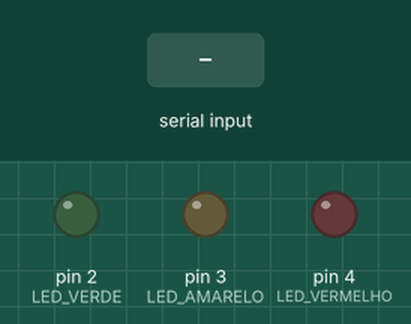
Recording of a sketch running on a simulated Arduino Uno, built with avr-gcc and run on an emulated ATmega328P. Parts: output pins drawn as LEDs (lit = HIGH). The inputs (shaded band) are chosen by the test bench.

Above: at 1.2 s.
1.3 s: "G" received over Serial
At 1.9 s:
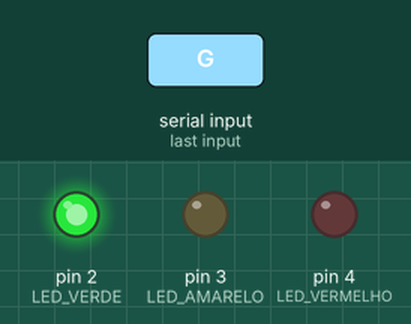
2.8 s: "Y" received over Serial
At 4.0 s:
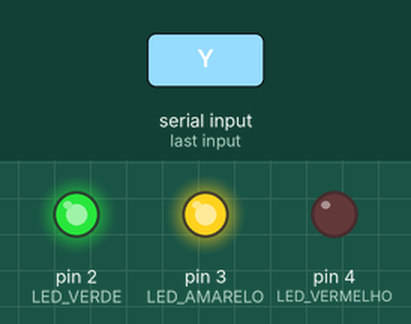
4.3 s: "g" received over Serial
At 5.4 s:
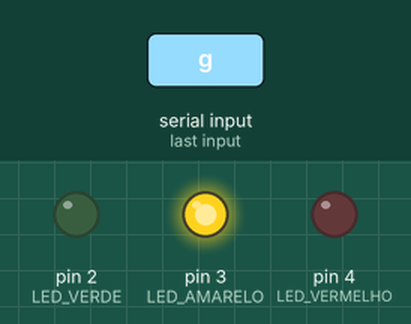
5.8 s: "R" received over Serial
At 6.5 s:
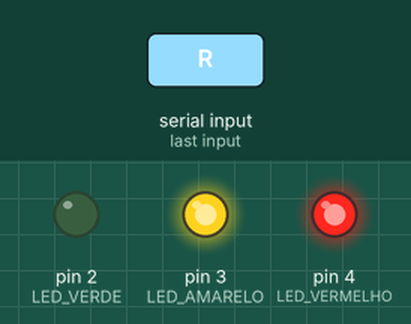
7.3 s: "y" received over Serial
At 7.7 s:
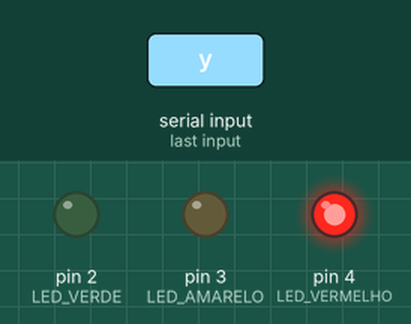
8.8 s: "r" received over Serial
At 10.0 s:
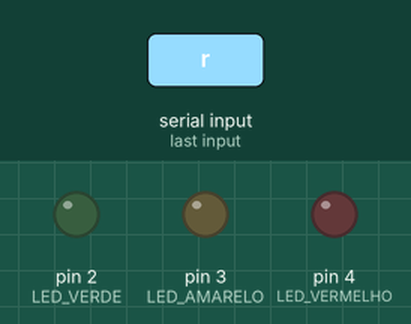
Timing chart, 0 to 11.3 s (numbered marks = the images above; inputs shaded):
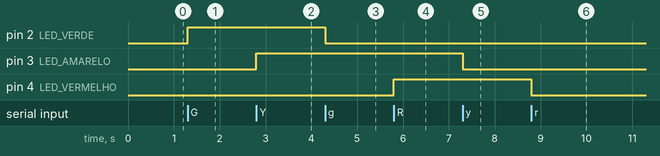

The sketch:

ligar_e_desligar_com_shit_case.ino
```cpp
#define LED_VERDE    2
#define LED_AMARELO  3
#define LED_VERMELHO 4

char opcao;

void setup()
{
  pinMode(LED_VERDE, OUTPUT);
  pinMode(LED_AMARELO, OUTPUT);
  pinMode(LED_VERMELHO, OUTPUT);
  Serial.begin(9600);
}
  void loop()
{
  if (Serial.available()){
    opcao = Serial.read();

  switch (opcao){

  case 'G': digitalWrite (LED_VERDE, HIGH);
    break;
  case 'g': digitalWrite (LED_VERDE, LOW);
    break;
  case 'Y': digitalWrite (LED_AMARELO, HIGH);
    break;
  case 'y': digitalWrite (LED_AMARELO, LOW);
    break;
  case 'R': digitalWrite (LED_VERMELHO, HIGH);
    break;
  case 'r': digitalWrite (LED_VERMELHO, LOW);
    break;
  default: Serial.println("Opçao Invalida.");
    }
  }
}
```

Measured:
- after the input at 1.3 s, pin 2 (LED_VERDE): LOW → HIGH at once
- after the input at 2.8 s, pin 3 (LED_AMARELO): LOW → HIGH at once
- after the input at 4.3 s, pin 2 (LED_VERDE): HIGH → LOW at once
- after the input at 5.8 s, pin 4 (LED_VERMELHO): LOW → HIGH at once
- after the input at 7.3 s, pin 3 (LED_AMARELO): HIGH → LOW at once
- after the input at 8.8 s, pin 4 (LED_VERMELHO): HIGH → LOW at once
